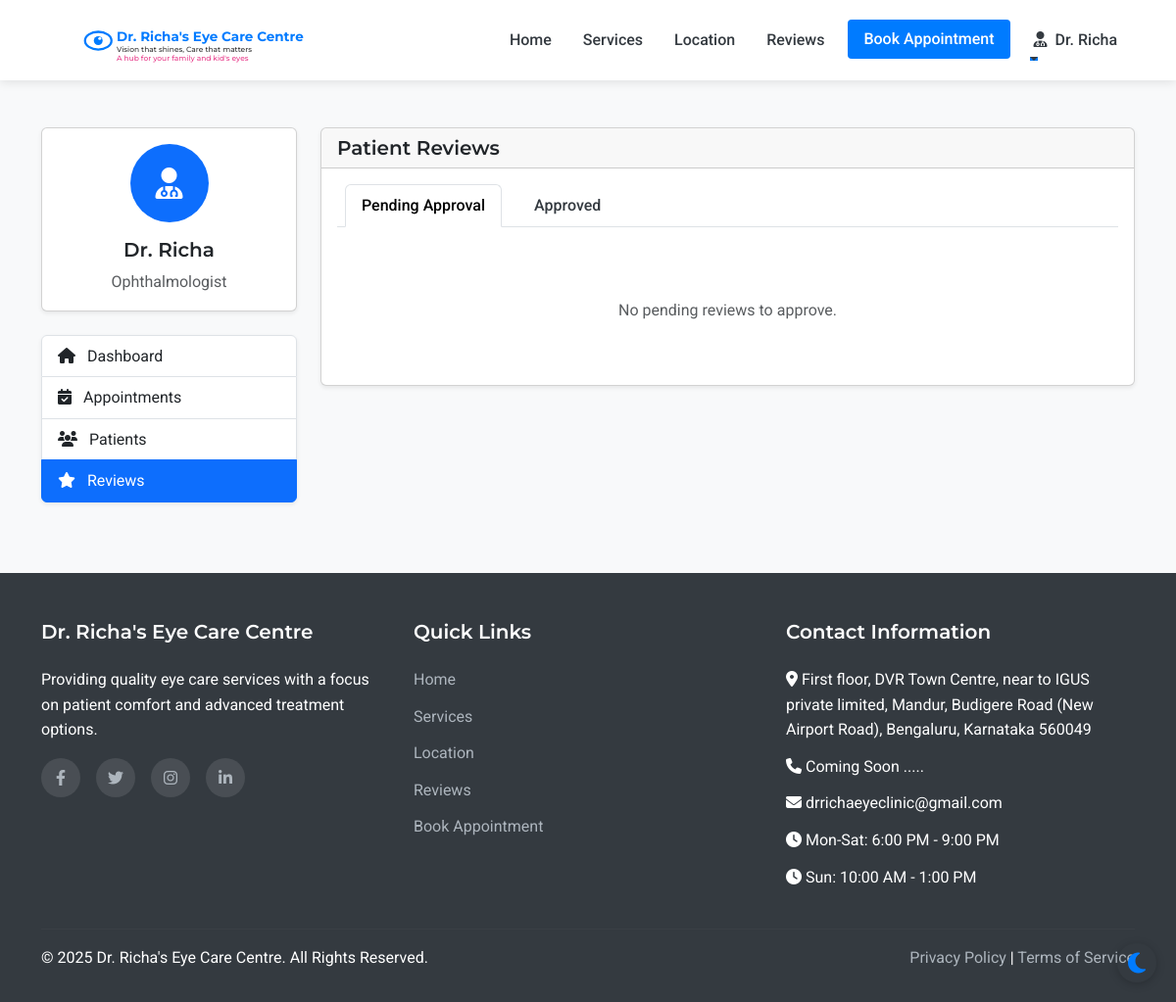
/admin/reviews (signed in), run on an earlier commit of the app's database.
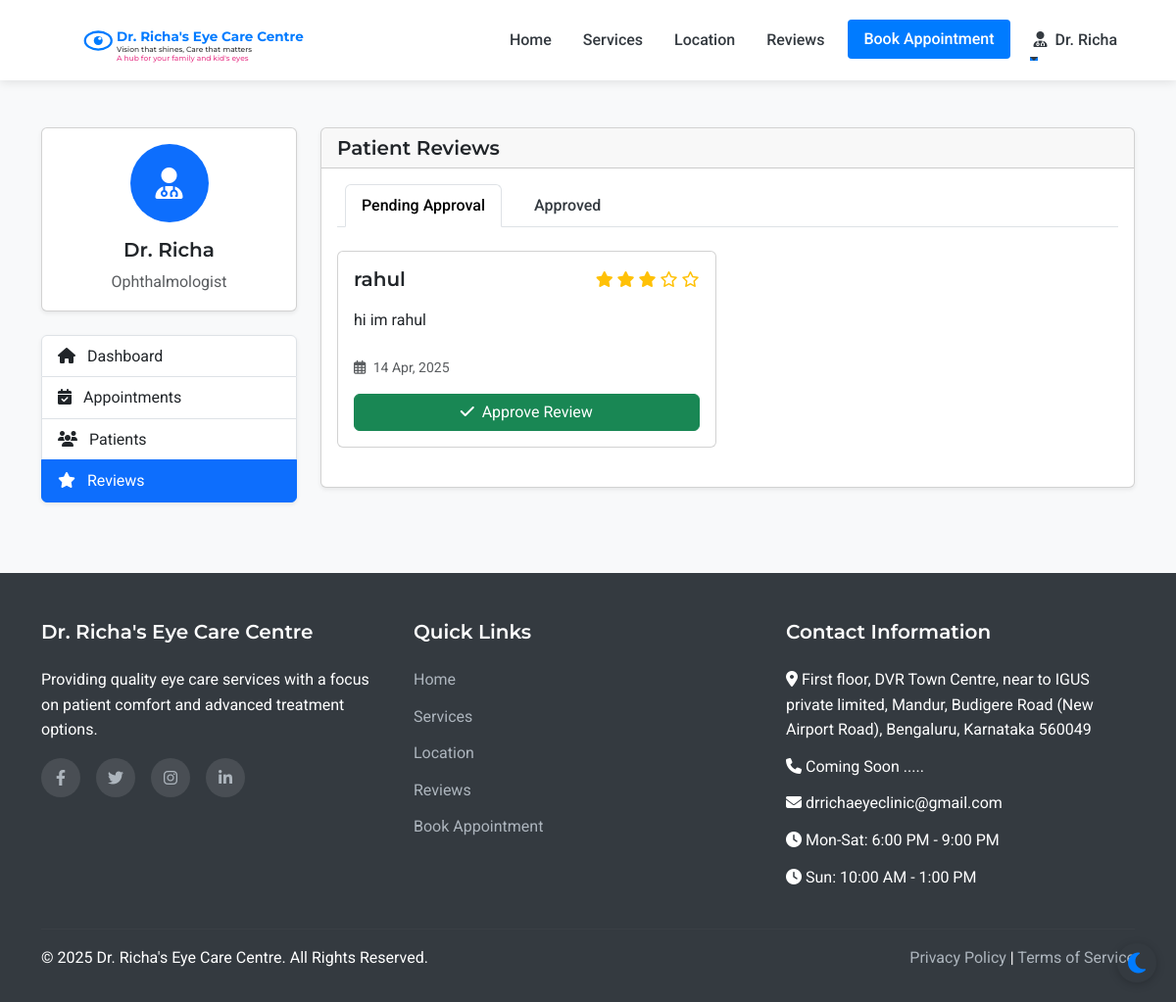
And on a later commit of the database.
### models.py (models this page shows, shortened)
class Review(db.Model):
    id = db.Column(db.Integer, primary_key=True)
    patient_id = db.Column(db.Integer, db.ForeignKey('patient.id'), nullable=True)
    patient = db.relationship('Patient', backref='reviews')
    patient_name = db.Column(db.String(100), nullable=False)
    rating = db.Column(db.Integer, nullable=False)
    review_text = db.Column(db.Text, nullable=False)
    is_approved = db.Column(db.Boolean, default=False)
    created_at = db.Column(db.DateTime, default=datetime.utcnow)

### routes.py (the view)
@app.route('/admin/reviews')
@login_required
def admin_reviews():
    if not (isinstance(current_user, Admin) or isinstance(current_user, Doctor) or isinstance(current_user, Assistant)):
        flash('Access denied. Staff privileges required.', 'danger')
        return redirect(url_for('index'))
    pending_reviews = Review.query.filter_by(is_approved=False).order_by(desc(Review.created_at)).all()
    approved_reviews = Review.query.filter_by(is_approved=True).order_by(desc(Review.created_at)).all()
    return render_template('admin/reviews.html', pending_reviews=pending_reviews, approved_reviews=approved_reviews)

### app.py (called while the page is built)
@login_manager.user_loader
def load_user(user_id):
    from models import Doctor, Assistant, Admin, Patient
    try:
        if user_id.startswith('doctor_'):
            return Doctor.query.get(int(user_id.split('_')[1]))
        elif user_id.startswith('assistant_'):
            return Assistant.query.get(int(user_id.split('_')[1]))
        elif user_id.startswith('admin_'):
            return Admin.query.get(int(user_id.split('_')[1]))
        else:
            return Patient.query.get(int(user_id))
    except (ValueError, AttributeError):
        return None

### routes.py (called while the page is built)
@app.context_processor
def inject_now():
    return {'now': datetime.now()}

### templates/admin/reviews.html (shortened to what the changed rows need)
{% extends 'layout.html' %}
{% block content %}
<section class="py-5 bg-light">
    <div class="container">
        <div class="row">
            <div class="col-lg-9">
                <div class="card shadow-sm">
                    <div class="card-body">
                        <div class="tab-content" id="reviewsTabsContent">
                            <div class="tab-pane fade show active" id="pending" role="tabpanel" aria-labelledby="pending-tab">
                                {% if pending_reviews %}
                                    <div class="row">
                                        {% for review in pending_reviews %}
                                            <div class="col-md-6 mb-4">
                                                <div class="card h-100">
                                                    <div class="card-body">
                                                        <div class="d-flex justify-content-between align-items-center mb-3">
                                                            <h5 class="mb-0">{{ review.patient_name }}</h5>
                                                            <div>
                                                                {% for i in range(5) %}
                                                                    {% if i < review.rating %}
                                                                        <i class="fas fa-star text-warning"></i>
                                                                    {% else %}
                                                                        <i class="far fa-star text-warning"></i>
                                                                    {% endif %}
                                                                {% endfor %}
                                                            </div>
                                                        </div>
                                                        <p class="card-text mb-4">{{ review.review_text }}</p>
                                                        <p class="text-muted small mb-3">
                                                            <i class="far fa-calendar-alt me-1"></i> {{ review.created_at.strftime('%d %b, %Y') }}
                                                        </p>
                                                        <form method="POST" action="{{ url_for('admin_approve_review', review_id=review.id) }}" class="d-grid">
                                                            <button type="submit" class="btn btn-success">
                                                                <i class="fas fa-check me-1"></i> Approve Review
                                                            </button>
                                                        </form>
                                                    </div>
                                                </div>
                                            </div>
                                        {% endfor %}
                                    </div>
                                {% else %}
                                    <div class="text-center py-5">
                                        <p class="text-muted mb-0">No pending reviews to approve.</p>
                                    </div>
                                {% endif %}
                            </div>
                        </div>
                    </div>
                </div>
            </div>
        </div>
    </div>
</section>
{% endblock %}

What changed in the data, as far as the page shows it:
added Review: patient_name "rahul", rating 3 (drawn), review_text "hi im rahul", created_at "14 Apr, 2025"
Also different on the page:
text no longer shown: "No pending reviews to approve."
